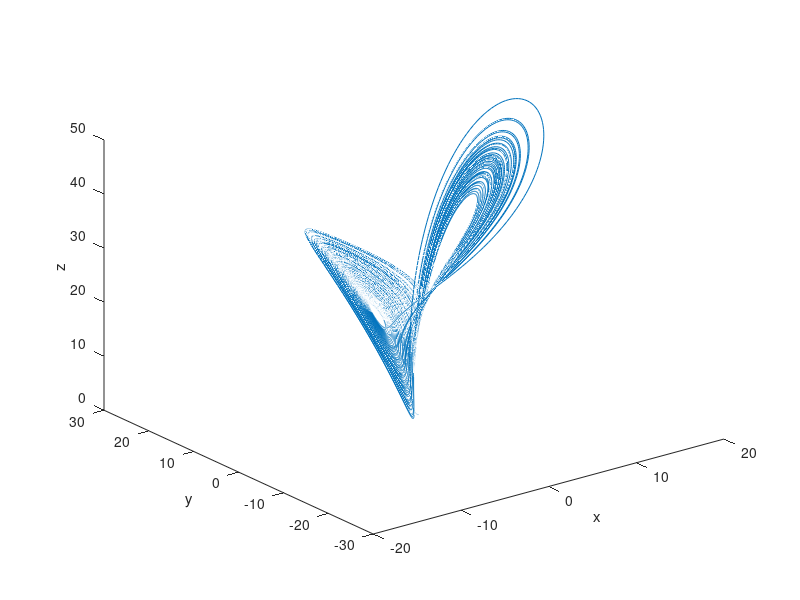

Write MATLAB code to recreate this figure.
%PECE method in Exercise 3 for the Lorenz system
clear
format long;
V=[1;1;1];%set v_0
f=[10*(V(2,:)-V(1,:));V(1,:)*(28-V(3,:))-V(2,:);V(1,:)*V(2,:)-(8/3)*V(3,:)];%set f_0
t=0;%set t_0=0
h=0.0025;%set time step length h
N=100/h;%get the step number
temp=[];%set an empty temp vector for later using
t=0;%set t_0=0


%use Euler Method once to find v_1 and f_1
temp=V(:,1)+h*f(:,1);%calculate y_n-1,here we get y_1
V=[V,temp];%y=[v_0,v_1]
t=t+h;%move forward
f=[f,[10*(V(2,2)-V(1,2));V(1,2)*(28-V(3,2))-V(2,2);V(1,2)*V(2,2)-(8/3)*V(3,2)]];%[f0,f1]

%use AB(2) Method to find v_2 and f_2
temp=V(:,2)+(h/2)*(3*f(:,2)-f(:,1));%calculate y_n-1,here we get y_1
V=[V,temp];%y=[v0,v1,v2]
t=t+h;%move forward
f=[f,[10*(V(2,3)-V(1,3));V(1,3)*(28-V(3,3))-V(2,3);V(1,3)*V(2,3)-(8/3)*V(3,3)]];%update and save f

%We got [V0,V1,V2], [f0,f1,f2],we then start to get V4... by PECE method

for n=4:1:N+1
    %Start with a predictor
    V_pre=V(:,n-1)+(h/12)*(23*f(:,n-1)-16*f(:,n-2)+5*f(:,n-3));
    %Evaluate
    f_pre=[10*(V_pre(2,:)-V_pre(1,:));V_pre(1,:)*(28-V_pre(3,:))-V_pre(2,:);V_pre(1,:)*V_pre(2,:)-(8/3)*V_pre(3,:)];
    %Correct
    V_cor=V(:,n-1)+(h/12)*(8*f(:,n-1)+5*f_pre-f(:,n-2));
    %Evaluate
    f_cor=[10*(V_cor(2,:)-V_cor(1,:));V_cor(1,:)*(28-V_cor(3,:))-V_cor(2,:);V_cor(1,:)*V_cor(2,:)-(8/3)*V_cor(3,:)];
    f=[f,f_cor];%update and save f
    V=[V,V_cor];%update and save V
    t=t+h;%move forward
end

plot3(V(1,:),V(2,:),V(3,:));
xlabel('x');
ylabel('y');
zlabel('z');
hold on
    
    
    